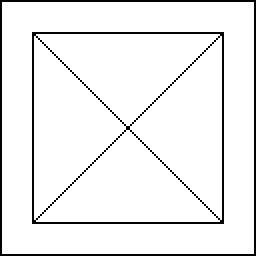
#> input picture utils/squareX.bmp, 128 x 128 px, found by its file name (shown 2 times larger)
$ python transform.py
#> lines starting #> are read from the running program, lines starting #| are printed output that depends on the picture
import numpy as np
import matplotlib.pyplot as plt
import cv2 as cv
import os

# Global Variables
ROOT_DIR = "/Users/Kasinets/Dropbox/Mac/Desktop/SP22_JHU/Rodriguez/TRAFFIC_SIGNS/traffic_signs"
EXAMPLE_IMAGE_GREYSCALE = f"{ROOT_DIR}/utils/squareX.bmp"
EXAMPLE_IMAGE_COLOR_SQUARE = f"{ROOT_DIR}/utils/00260_0.jpg"
EXAMPLE_IMAGE_COLOR_OBLONG = f"{ROOT_DIR}/utils/00216_1.jpg"


def TwoDHaarTransform(Im, L):
    # This program was written to implement the Haar Wavelet on an image.
    #
    # Inputs:
    #       Im is the image to be transformed.
    #       L is how many levels of decomposition are to be executed.
    #
    # Output:
    #       waveletIm is the transformed image coefficients from the subbands
    #       {LL, LH, HL, HH} for each level

    waveletIm = Im.copy()

    N1, N2 = Im.shape
    waveletIm = np.zeros((N1, N2))  # Create an array with zeros for waveletIm
    for l in range(L):
        n1 = N1 // 2**(l)
        n2 = N2 // 2**(l)
        LL = np.zeros((n1 // 2, n2 // 2), dtype=float)
        LH = np.zeros((n1 // 2, n2 // 2), dtype=float)
        HL = np.zeros((n1 // 2, n2 // 2), dtype=float)
        HH = np.zeros((n1 // 2, n2 // 2), dtype=float)

        for i in range(0, n1, 2):
            for j in range(0, n2, 2):
                im00 = Im[i, j]
                im01 = Im[i, j + 1]
                im10 = Im[i + 1, j]
                im11 = Im[i + 1, j + 1]

                LL[(i + 1) // 2, (j + 1) // 2] = (im00 + im01 + im10 + im11) / 4
                LH[(i + 1) // 2, (j + 1) // 2] = (im00 + im01 - im10 - im11) / 4
                HL[(i + 1) // 2, (j + 1) // 2] = (im00 - im01 + im10 - im11) / 4
                HH[(i + 1) // 2, (j + 1) // 2] = (im00 - im01 - im10 + im11) / 4

        synImage = np.zeros((n1, n2), dtype=float)
        synImage[0:n1 // 2, 0:n2 // 2] = LL
        synImage[n1 // 2:n1, 0:n2 // 2] = LH
        synImage[0:n1 // 2, n2 // 2:n2] = HL
        synImage[n1 // 2:n1, n2 // 2:n2] = HH

        Im = LL
        waveletIm[0:n1, 0:n2] = synImage

    return waveletIm


def plotTwoDHaar(filepath, image_dim = 128):
    # Display 2D Haar Wavelet Transform (of greyscale image).

    # Load (and display) the original image
#> called with image_dim = 32
    Im = cv.imread(filepath)
#> Im is the input picture: shape (128, 128, 3); 93.4% white; black in thin lines or dots
    Im = cv.cvtColor(Im, cv.COLOR_BGR2RGB) # opencv uses bgr color mode and matplotlib uses rgb color mode
    plt.figure()
    plt.imshow(Im, cmap = 'gray', vmin = 0, vmax = 255) # cmap is ignored if Im is RGB(A).
    plt.title(os.path.basename(filepath))
    print("Original image size: ", Im.shape)
#| Original image size:  (128, 128, 3)

    # Resize
    # Other interpolation algorithms: https://docs.opencv.org/4.x/da/d54/group__imgproc__transform.html#ga5bb5a1fea74ea38e1a5445ca803ff121
    # cv.INTER_AREA - resampling using pixel area relation. It may be a preferred method for image decimation, as it gives moire'-free results.
    # But when the image is zoomed, it is similar to the cv.INTER_NEAREST method.
    Im_resized = cv.resize(Im, (image_dim, image_dim), interpolation = cv.INTER_AREA) # INTER_LINEAR - bilinear interpolation
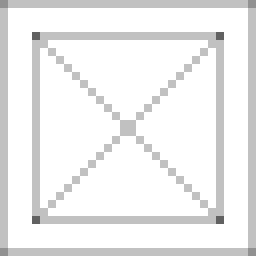
#> Im_resized: shape (32, 32, 3) (shown 8 times larger); min 96, max 255, mean 238.2
    # Convert to greyscale
    Im = cv.cvtColor(Im_resized, cv.COLOR_BGR2GRAY)
#> Im: shape (32, 32)
    plt.figure()
    plt.imshow(Im, cmap = 'gray', vmin = 0, vmax = 255)
    plt.title(f"Resized (& grayscale) version of {os.path.basename(filepath)}")
    print("\nResized (& grayscale) image size: ", image_dim, image_dim)

    # Perform the 2D Haar Wavelet Transform
    L = 4 # Define the number of levels L
    waveletIm = TwoDHaarTransform(Im.astype(float), L)
#> after the loop in TwoDHaarTransform, `for l in range(L):`:
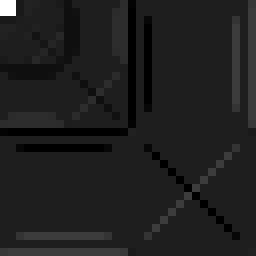
#> waveletIm: shape (32, 32) float64 (shown 8 times larger); min -32, max 238.2, mean 0.9; drawn with min black and max white
    result = np.abs(waveletIm)
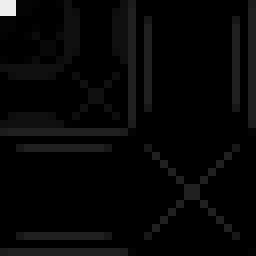
#> result: shape (32, 32) float64 (shown 8 times larger); min 0, max 238.2, mean 6.2

    # Display the transformed image
    plt.figure()
    plt.imshow(result, cmap = 'gray', vmin = 0, vmax = 255)
    plt.title(f"2D Haar Wavelet Transform of {os.path.basename(filepath)}")
    print("\nFinal result size: ", result.shape)
#| Final result size:  (32, 32)

    # Show figures
    plt.show()


# [132 lines left out: functions NPointDCT2, plotDCT2, DaubechiesWaveletTransform, testDaubechiesWavelet, not called in this run]


def main(debug):
    print("\n")

    # plotDCT2(EXAMPLE_IMAGE_COLOR_OBLONG, image_dim = 32)
    plotTwoDHaar(EXAMPLE_IMAGE_GREYSCALE, image_dim = 32)

    # testDaubechiesWavelet(EXAMPLE_IMAGE_GREYSCALE)


if __name__ == "__main__":
    main(debug = False)
